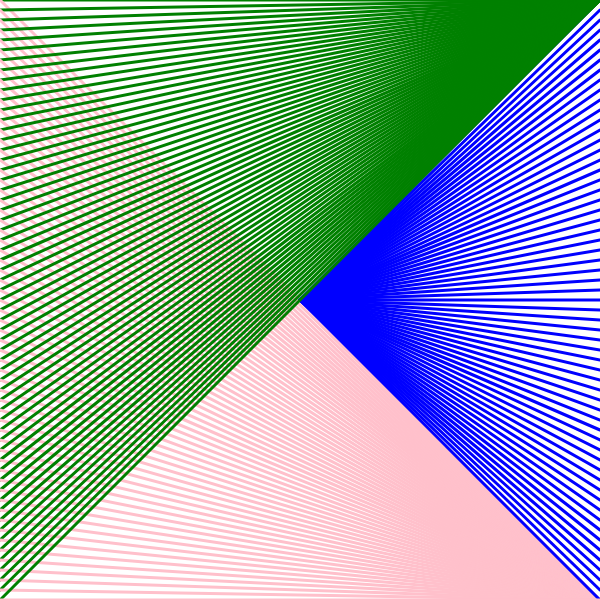
Frame 1 (no input)
Frame 60 (no input): identical to frame 1, image omitted
Frame 120 (the mouse pressed at the canvas centre since frame 60): identical to frame 1, image omitted

The p5.js sketch that drew this single still picture (run headless with seeded random() and noise() and a simulated clock; from frame 60 on, the mouse is pressed at the canvas centre):

// p5.js sketch
// ── sketch.js
function setup() {
    createCanvas(600, 600);
}

function draw() {
    background(255);
    strokeWeight(3);
    let x2 = 0
    let x4 = 0
    let x6 = 0
    while(x2 <= 600 && x4 <= 600 && x6 <= 600) {
        stroke('blue');
        line(300, 300, 600, x2)
        x2 += 10
        
        stroke('green')
        line(600, 0, 0, x4);
        x4 += 10

        stroke('pink')
        line(600, 600, 0, x6)
        x6 += 10
    }
}
